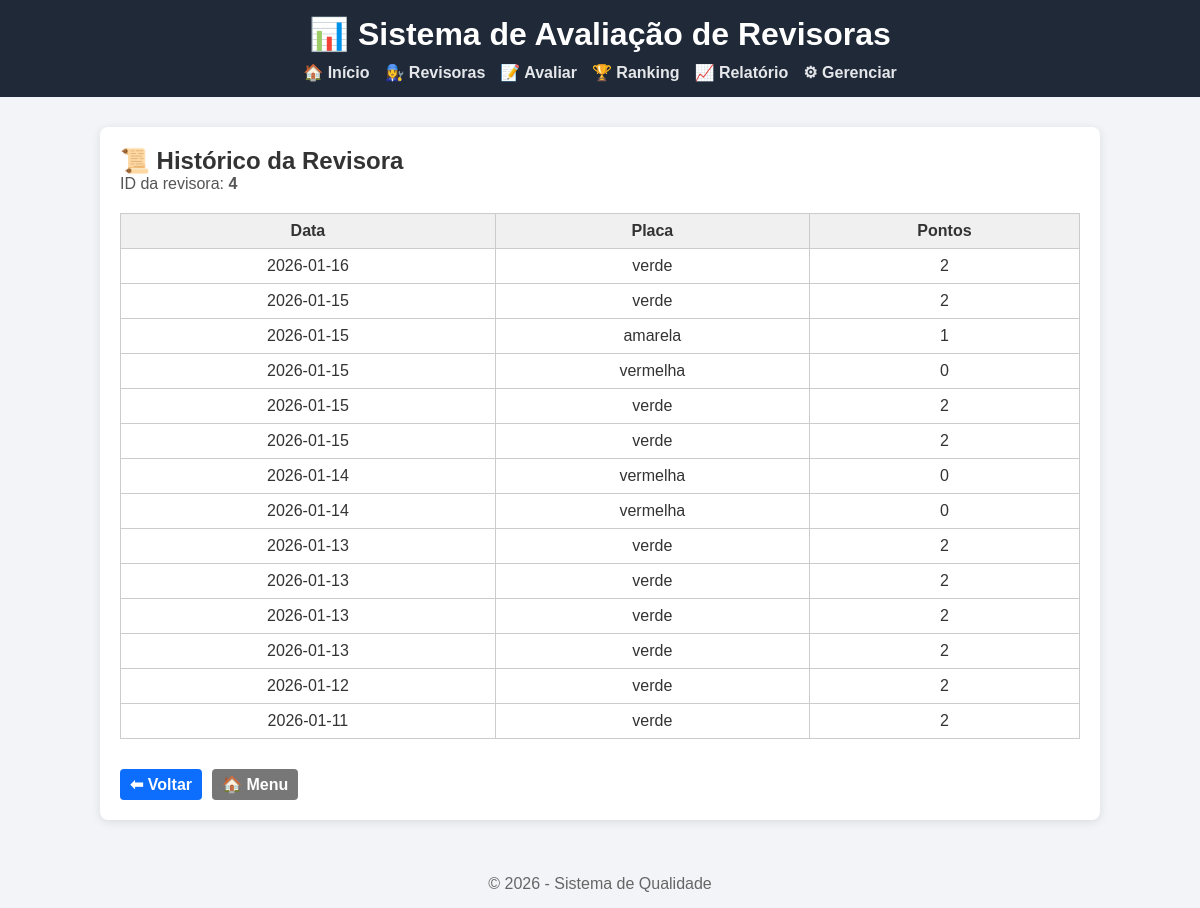
/historico/4, run on the app's committed database.
### tables this page shows
CREATE TABLE avaliacoes (
        id INTEGER PRIMARY KEY AUTOINCREMENT,
        revisora_id INTEGER,
        placa TEXT,
        pontos INTEGER,
        data_avaliacao DATE
    );

### app.py (the view)
@app.route("/historico/<int:revisora_id>")
def historico(revisora_id):
    dados = historico_revisora(revisora_id)
    return render_template("historico.html", dados=dados, revisora_id=revisora_id, datetime=datetime)

### db.py (called while the page is built)
def conectar():
    return sqlite3.connect(DB_PATH)

### regras.py (called while the page is built)
def historico_revisora(revisora_id):
    conexao = conectar()
    cursor = conexao.cursor()
    cursor.execute("""
        SELECT
            a.data_avaliacao,
            a.placa,
            a.pontos
        FROM avaliacoes a
        WHERE a.revisora_id = ?
        ORDER BY a.data_avaliacao DESC
    """, (revisora_id,))
    dados = cursor.fetchall()
    conexao.close()
    return dados

### templates/historico.html (shortened to what this page needs)
{% extends "base.html" %}
{% block content %}
<h2>📜 Histórico da Revisora</h2>
<p class="subtitulo">ID da revisora: <strong>{{ revisora_id }}</strong></p>
{% if dados %} <table class="tabela"> <thead> <tr> <th>Data</th> <th>Placa</th> <th>Pontos</th> </tr> </thead> <tbody>
{% for linha in dados %} <tr> <td>{{ linha[0] }}</td> <td>{{ linha[1] }}</td> <td>{{ linha[2] }}</td> </tr>
{% endfor %} </tbody> </table>
{% else %} <p class="alert">Nenhuma avaliação encontrada.</p>
{% endif %}
<div class="acoes">
    <a href="{{ url_for('revisoras') }}" class="btn">⬅ Voltar</a>
    <a href="{{ url_for('index') }}" class="btn secondary">🏠 Menu</a>
</div>
{% endblock %}

### static/style.css (style rules this page uses)
* { margin: 0; padding: 0; box-sizing: border-box; font-family: Arial, Helvetica, sans-serif; }
body { background-color: #f2f4f8; color: #333; }
table { width: 100%; border-collapse: collapse; margin-top: 15px; }
table th, table td { border: 1px solid #ddd; padding: 10px; text-align: center; }
table th { background: #f1f5f9; }
.btn { display: inline-block; padding: 10px 14px; background: #0d6efd; color: white; border-radius: 6px; text-decoration: none; margin-top: 10px; }
.tabela { width: 100%; border-collapse: collapse; margin-top: 20px; }
.tabela th, .tabela td { border: 1px solid #ccc; padding: 10px; text-align: center; }
.tabela th { background-color: #f2f2f2; }
.btn { padding: 6px 10px; border-radius: 4px; text-decoration: none; font-weight: bold; color: white; }
.subtitulo { margin-bottom: 15px; color: #555; }
.tabela { width: 100%; border-collapse: collapse; margin-top: 10px; }
.tabela th, .tabela td { border: 1px solid #ccc; padding: 8px; text-align: center; }
.tabela th { background: #f0f0f0; }
.acoes { margin-top: 20px; display: flex; gap: 10px; }
.btn.secondary { background: #777; }
.subtitulo { margin-bottom: 20px; color: #555; }
.acoes { margin-top: 20px; }

### data on the page
avaliacoes: data_avaliacao "2026-01-16", placa "verde", pontos "2"
avaliacoes: data_avaliacao "2026-01-15", placa "verde", pontos "2"
avaliacoes: data_avaliacao "2026-01-15", placa "amarela", pontos "1"
avaliacoes: data_avaliacao "2026-01-15", placa "vermelha", pontos "0"
avaliacoes: data_avaliacao "2026-01-15", placa "verde", pontos "2"
avaliacoes: data_avaliacao "2026-01-15", placa "verde", pontos "2"
avaliacoes: data_avaliacao "2026-01-14", placa "vermelha", pontos "0"
avaliacoes: data_avaliacao "2026-01-14", placa "vermelha", pontos "0"
avaliacoes: data_avaliacao "2026-01-13", placa "verde", pontos "2"
avaliacoes: data_avaliacao "2026-01-13", placa "verde", pontos "2"
avaliacoes: data_avaliacao "2026-01-13", placa "verde", pontos "2"
avaliacoes: data_avaliacao "2026-01-13", placa "verde", pontos "2"
avaliacoes: data_avaliacao "2026-01-12", placa "verde", pontos "2"
avaliacoes: data_avaliacao "2026-01-11", placa "verde", pontos "2"

### other printed values
{{ revisora_id }} "4"
